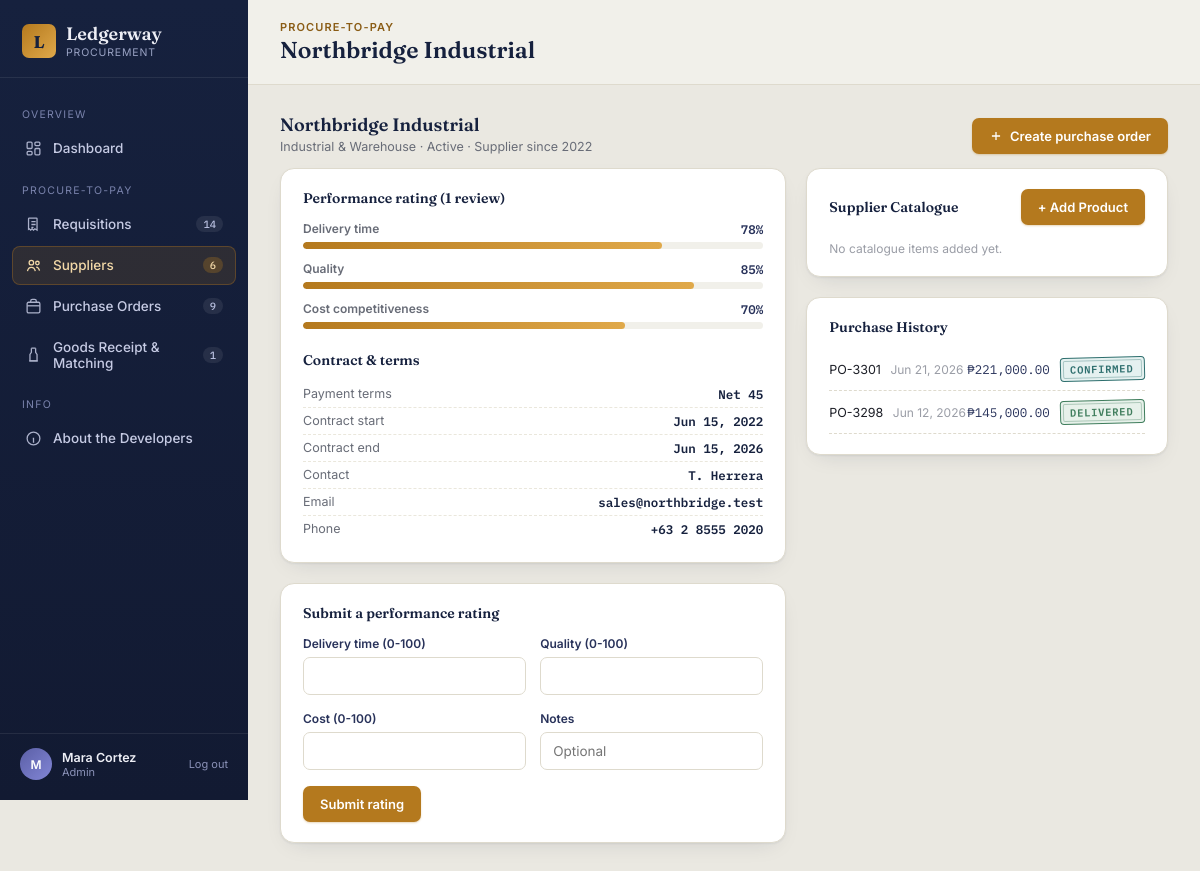
/supplier_view.php?id=2 (signed in), run on the app's committed database.
### tables this page shows
CREATE TABLE users (
  user_id INT AUTO_INCREMENT PRIMARY KEY,
  name VARCHAR(100) NOT NULL,
  email VARCHAR(150) NOT NULL UNIQUE,
  password_hash VARCHAR(255) NOT NULL,
  role ENUM('employee','manager','procurement_officer','admin') NOT NULL DEFAULT 'employee',
  department_id INT NULL,
  created_at TIMESTAMP DEFAULT CURRENT_TIMESTAMP,
  FOREIGN KEY (department_id) REFERENCES departments(department_id) ON DELETE SET NULL
);

CREATE TABLE suppliers (
  supplier_id INT AUTO_INCREMENT PRIMARY KEY,
  name VARCHAR(150) NOT NULL,
  category VARCHAR(100) NOT NULL,
  contact_name VARCHAR(100),
  email VARCHAR(150),
  phone VARCHAR(50),
  address VARCHAR(255),
  payment_terms VARCHAR(50) DEFAULT 'Net 30',
  contract_start DATE NULL,
  contract_end DATE NULL,
  status ENUM('active','inactive') NOT NULL DEFAULT 'active',
  created_at TIMESTAMP DEFAULT CURRENT_TIMESTAMP
);

CREATE TABLE purchase_orders (
  po_id INT AUTO_INCREMENT PRIMARY KEY,
  po_code VARCHAR(20) NOT NULL UNIQUE,           
  requisition_id INT NULL UNIQUE,
  supplier_id INT NOT NULL,
  quantity INT NOT NULL DEFAULT 1,
  unit_price DECIMAL(12,2) NOT NULL,
  total_amount DECIMAL(12,2) NOT NULL,
  issue_date DATE NOT NULL,
  expected_delivery_date DATE NULL,
  status ENUM('sent','confirmed','delivered','cancelled') NOT NULL DEFAULT 'sent',
  created_by INT NOT NULL,
  created_at TIMESTAMP DEFAULT CURRENT_TIMESTAMP,
  FOREIGN KEY (requisition_id) REFERENCES requisitions(requisition_id) ON DELETE SET NULL,
  FOREIGN KEY (supplier_id) REFERENCES suppliers(supplier_id),
  FOREIGN KEY (created_by) REFERENCES users(user_id)
);

### includes/auth.php (called while the page is built, shortened)
<?php
function current_user($pdo) {
    static $cached = null;
    if ($cached) return $cached;
    $stmt = $pdo->prepare("SELECT u.*, d.name AS department_name FROM users u
                            LEFT JOIN departments d ON d.department_id = u.department_id
                            WHERE u.user_id = ?");
    $stmt->execute([$_SESSION['user_id']]);
    $cached = $stmt->fetch();
    return $cached;
}
function has_role($roles) {
    $role = $_SESSION['role'] ?? null;
    if ($role === 'admin') return true;
    return in_array($role, (array)$roles, true);
}

### supplier_view.php (the view, shortened to what this page needs)
<?php
require __DIR__ . '/config/db.php';
require __DIR__ . '/includes/auth.php';
require __DIR__ . '/includes/functions.php';
$me = current_user($pdo);
$id = (int)($_GET['id'] ?? 0);
$stmt = $pdo->prepare("SELECT * FROM suppliers WHERE supplier_id = ?");
$stmt->execute([$id]);
$s = $stmt->fetch();
$ratingRow = $pdo->prepare("SELECT AVG(delivery_score) d, AVG(quality_score) q, AVG(cost_score) c, COUNT(*) n FROM supplier_ratings WHERE supplier_id = ?");
$ratingRow->execute([$id]);
$avg = $ratingRow->fetch();
$history = $pdo->prepare("SELECT po_code, total_amount, status, issue_date FROM purchase_orders WHERE supplier_id = ? ORDER BY issue_date DESC");
$history->execute([$id]);
$history = $history->fetchAll();
$catalogueStmt = $pdo->prepare("
    SELECT *
    FROM supplier_catalogue
    WHERE supplier_id = ?
    ORDER BY product_name
");
$catalogueStmt->execute([$id]);
$catalogue = $catalogueStmt->fetchAll();
$active = 'suppliers';
$pageEyebrow = 'Procure-to-Pay';
$pageTitle = $s['name'];
require __DIR__ . '/includes/header.php';
?>
<div class="section-head">
  <div>
    <div class="section-title"><?= e($s['name']) ?></div>
    <div class="section-desc"><?= e($s['category']) ?> · <?= e(ucfirst($s['status'])) ?><?= $s['contract_start'] ? ' · Supplier since ' . e(date('Y', strtotime($s['contract_start']))) : '' ?></div>
  </div>
  <a href="purchase_orders.php" class="btn btn-primary">
    <svg viewBox="0 0 24 24" fill="none" stroke="currentColor" stroke-width="2.2"><path d="M12 5v14M5 12h14"/></svg>
    Create purchase order
  </a>
</div>
<div class="grid-2">
  <div>
    <div class="panel" style="padding:20px 22px; margin-bottom:20px;">
      <div class="section-title" style="font-size:14px; margin-bottom:14px;">Performance rating <?= $avg['n'] ? '(' . (int)$avg['n'] . ' review' . ($avg['n']>1?'s':'') . ')' : '(no reviews yet)' ?></div>
      <?php foreach ([['Delivery time', $avg['d']], ['Quality', $avg['q']], ['Cost competitiveness', $avg['c']]] as [$label, $val]): $val = (float)($val ?? 0); ?>
      <div class="rating-bar-wrap">
        <div class="rating-bar-label"><span><?= e($label) ?></span><span class="mono"><?= round($val) ?>%</span></div>
        <div class="rating-bar-track"><div class="rating-bar-fill" style="width:<?= max(2,$val) ?>%"></div></div>
      </div>
      <?php endforeach; ?>
      <div class="section-title" style="font-size:14px; margin:22px 0 12px;">Contract &amp; terms</div>
      <div class="match-row"><span class="k">Payment terms</span><span class="v"><?= e($s['payment_terms']) ?></span></div>
      <div class="match-row"><span class="k">Contract start</span><span class="v"><?= $s['contract_start'] ? e(date('M j, Y', strtotime($s['contract_start']))) : '—' ?></span></div>
      <div class="match-row"><span class="k">Contract end</span><span class="v"><?= $s['contract_end'] ? e(date('M j, Y', strtotime($s['contract_end']))) : '—' ?></span></div>
      <div class="match-row"><span class="k">Contact</span><span class="v"><?= e($s['contact_name'] ?: '—') ?></span></div>
      <div class="match-row"><span class="k">Email</span><span class="v"><?= e($s['email'] ?: '—') ?></span></div>
      <div class="match-row"><span class="k">Phone</span><span class="v"><?= e($s['phone'] ?: '—') ?></span></div>
    </div>
    <?php if (has_role(['procurement_officer','admin'])): ?>
    <div class="panel" style="padding:20px 22px;">
      <div class="section-title" style="font-size:14px; margin-bottom:14px;">Submit a performance rating</div>
      <form action="actions/rate_supplier.php" method="post">
        <div class="field-row">
          <div class="field"><label>Delivery time (0-100)</label><input type="number" name="delivery_score" min="0" max="100" required></div>
          <div class="field"><label>Quality (0-100)</label><input type="number" name="quality_score" min="0" max="100" required></div>
        </div>
        <div class="field-row">
          <div class="field"><label>Cost (0-100)</label><input type="number" name="cost_score" min="0" max="100" required></div>
          <div class="field"><label>Notes</label><input type="text" name="notes" placeholder="Optional"></div>
        </div>
        <button type="submit" class="btn btn-primary">Submit rating</button>
      </form>
    </div>
    <?php endif; ?>
  </div>
  <div>
    <div class="panel" style="padding:20px 22px; margin-bottom:20px;">
        <div style="display:flex; justify-content:space-between; align-items:center; margin-bottom:16px;">
    <div class="section-title" style="font-size:14px;">
        Supplier Catalogue
    </div>
    <?php if (has_role(['procurement_officer','admin'])): ?>
        <button
            type="button"
            class="btn btn-primary"
            onclick="openModal('modal-add-product')">
            + Add Product
        </button>
    <?php endif; ?>
</div>
        <?php if ($catalogue): ?>
            <table style="width:100%; border-collapse:collapse; font-size:13px;">
                <thead>
                    <tr>
                        <th>Product</th>
                        <th>Description</th>
                        <th>Unit</th>
                        <th style="text-align:right;">Price</th>
                        <th style="text-align:center;">Actions</th>
                    </tr>
                    </thead>
                <tbody>
                <?php foreach ($catalogue as $item): ?>
                    <tr style="border-bottom:1px dashed var(--line);">
                    <td style="padding:10px 0;">
                        <strong><?= e($item['product_name']) ?></strong>
                    </td>
                    <td>
                        <?= e($item['description'] ?: '—') ?>
                    </td>
                    <td>
                        <?= e($item['unit']) ?>
                    </td>
                    <td style="text-align:right;" class="mono">
                        <?= peso($item['unit_price']) ?>
                    </td>
                    <td style="text-align:center; white-space:nowrap; display:flex; justify-content:center; gap:6px;">
                      <button
                          type="button"
                          class="btn btn-ghost"
                          title="Edit Product"
                          onclick='editCatalogueItem(
                              <?= $item["catalogue_id"] ?>,
                              <?= json_encode($item["product_name"]) ?>,
                              <?= json_encode($item["description"]) ?>,
                              <?= json_encode($item["unit"]) ?>,
                              <?= json_encode($item["unit_price"]) ?>
                          )'>
                          <svg width="18" height="18" viewBox="0 0 24 24" fill="none"
                              stroke="currentColor" stroke-width="2"
                              stroke-linecap="round" stroke-linejoin="round">
                              <path d="M12 20h9"/>
                              <path d="M16.5 3.5a2.12 2.12 0 013 3L7 19l-4 1 1-4 12.5-12.5z"/>
                          </svg>
                      </button>
                      <a
                          href="actions/delete_catalogue_item.php?id=<?= $item['catalogue_id'] ?>"
                          class="btn btn-ghost"
                          title="Delete Product"
                          onclick="return confirm('Delete this product?');">
                          <svg width="18" height="18" viewBox="0 0 24 24" fill="none"
                              stroke="currentColor" stroke-width="2"
                              stroke-linecap="round" stroke-linejoin="round">
                              <polyline points="3 6 5 6 21 6"/>
                              <path d="M19 6l-1 14H6L5 6"/>
                              <path d="M10 11v6"/>
                              <path d="M14 11v6"/>
                              <path d="M9 6V4h6v2"/>
                          </svg>
                      </a>
                  </td>
                </tr>
                <?php endforeach; ?>
                </tbody>
            </table>
        <?php else: ?>
            <div class="cell-sub">
                No catalogue items added yet.
            </div>
        <?php endif; ?>
    </div>
    <div class="panel" style="padding:20px 22px;">
        <div class="section-title" style="font-size:14px; margin-bottom:12px;">
            Purchase History
        </div>
        <?php if ($history): ?>
            <?php foreach ($history as $h): ?>
            <div style="display:flex; justify-content:space-between; align-items:center; font-size:12.5px; padding:9px 0; border-bottom:1px dashed var(--line);">
                <span>
                    <?= e($h['po_code']) ?>
                    <span class="cell-sub" style="margin-left:6px;">
                        <?= e(date('M j, Y', strtotime($h['issue_date']))) ?>
                    </span>
                </span>
                <span style="display:flex; align-items:center; gap:10px;">
                    <span class="mono">
                        <?= peso($h['total_amount']) ?>
                    </span>
                    <?= stamp($h['status']) ?>
                </span>
            </div>
            <?php endforeach; ?>
        <?php else: ?>
            <div class="cell-sub">
                No purchase orders with this supplier yet.
            </div>
        <?php endif; ?>
    </div>
</div>
</div>
<?php require __DIR__ . '/includes/footer.php'; ?>

### includes/header.php (shortened to what this page needs)
<?php
$me = current_user($pdo);
$active      = $active ?? 'dashboard';
$pageEyebrow = $pageEyebrow ?? 'Overview';
$pageTitle   = $pageTitle ?? 'Ledgerway';
function nav_count($pdo, $sql) {
    try { return (int)$pdo->query($sql)->fetchColumn(); } catch (\Throwable $e) { return 0; }
}
$countReq   = nav_count($pdo, "SELECT COUNT(*) FROM requisitions");
$countSup   = nav_count($pdo, "SELECT COUNT(*) FROM suppliers");
$countPO    = nav_count($pdo, "SELECT COUNT(*) FROM purchase_orders");
$countMatch = nav_count($pdo, "SELECT COUNT(*) FROM invoice_matching WHERE match_status != 'matched' OR payment_approved = 0");
?>
<!DOCTYPE html>
<html lang="en">
<head>
<link rel="stylesheet" href="assets/css/style.css">
</head>
<body>
<div class="app">
  <aside class="sidebar">
    <div class="brand">
      <div class="brand-mark">L</div>
      <div>
        <div class="brand-name">Ledgerway</div>
        <div class="brand-sub">Procurement</div>
      </div>
    </div>
    <nav class="nav">
      <div class="nav-label">Overview</div>
      <a class="nav-item <?= $active==='dashboard'?'active':'' ?>" href="index.php">
        <svg viewBox="0 0 24 24" fill="none" stroke="currentColor" stroke-width="1.8"><rect x="3" y="3" width="7" height="9" rx="1.5"/><rect x="14" y="3" width="7" height="5" rx="1.5"/><rect x="14" y="12" width="7" height="9" rx="1.5"/><rect x="3" y="16" width="7" height="5" rx="1.5"/></svg>
        Dashboard
      </a>
      <div class="nav-label">Procure-to-Pay</div>
      <a class="nav-item <?= $active==='requisitions'?'active':'' ?>" href="requisitions.php">
        <svg viewBox="0 0 24 24" fill="none" stroke="currentColor" stroke-width="1.8"><path d="M8 3h8a1 1 0 0 1 1 1v16l-3-2-2 2-2-2-2 2-2-2-1 .7V4a1 1 0 0 1 1-1z"/><path d="M9 8h6M9 12h6M9 16h3"/></svg>
        Requisitions <span class="nav-count"><?= $countReq ?></span>
      </a>
      <a class="nav-item <?= $active==='suppliers'?'active':'' ?>" href="suppliers.php">
        <svg viewBox="0 0 24 24" fill="none" stroke="currentColor" stroke-width="1.8"><circle cx="9" cy="8" r="3.2"/><path d="M3.5 20c.7-3.4 3-5.3 5.5-5.3S13.8 16.6 14.5 20"/><circle cx="17.5" cy="8.5" r="2.5"/><path d="M15.8 14.3c2.4.2 4.1 2 4.7 5"/></svg>
        Suppliers <span class="nav-count"><?= $countSup ?></span>
      </a>
      <a class="nav-item <?= $active==='orders'?'active':'' ?>" href="purchase_orders.php">
        <svg viewBox="0 0 24 24" fill="none" stroke="currentColor" stroke-width="1.8"><rect x="3" y="6" width="18" height="15" rx="2"/><path d="M8 6V4.5A2.5 2.5 0 0 1 10.5 2h3A2.5 2.5 0 0 1 16 4.5V6"/><path d="M3 11h18"/></svg>
        Purchase Orders <span class="nav-count"><?= $countPO ?></span>
      </a>
      <a class="nav-item <?= $active==='matching'?'active':'' ?>" href="goods_receipt.php">
        <svg viewBox="0 0 24 24" fill="none" stroke="currentColor" stroke-width="1.8"><path d="M9 3v6l-2 3v9h10v-9l-2-3V3"/><path d="M9 3h6M6 21h12"/></svg>
        Goods Receipt &amp; Matching <span class="nav-count"><?= $countMatch ?></span>
      </a>
      <div class="nav-label">Info</div>
      <a class="nav-item <?= $active==='about'?'active':'' ?>" href="about.php">
        <svg viewBox="0 0 24 24" fill="none" stroke="currentColor" stroke-width="1.8"><circle cx="12" cy="12" r="9"/><path d="M12 8h.01M11 12h1v5h1"/></svg>
        About the Developers
      </a>
    </nav>
    <div class="sidebar-foot">
      <div class="avatar"><?= e(strtoupper(substr($me['name'] ?? '?', 0, 1))) ?></div>
      <div>
        <div class="who-name"><?= e($me['name'] ?? 'Guest') ?></div>
        <div class="who-role"><?= e(ucwords(str_replace('_',' ', $me['role'] ?? ''))) ?></div>
      </div>
      <a class="logout-link" href="actions/logout.php">Log out</a>
    </div>
  </aside>
  <div class="main">
    <div class="topbar">
      <div>
        <div class="topbar-eyebrow"><?= e($pageEyebrow) ?></div>
        <div class="topbar-title"><?= e($pageTitle) ?></div>
      </div>
    </div>
    <section class="view">

### includes/functions.php (shortened to what this page needs)
<?php
function peso(float $amount): string {
    return '₱' . number_format($amount, 2);
}
function e(?string $value): string {
    return htmlspecialchars($value ?? '', ENT_QUOTES, 'UTF-8');
}
function stamp(string $status): string {
    $map = [
        'pending'   => 'Pending',
        'approved'  => 'Approved',
        'rejected'  => 'Rejected',
        'sent'      => 'Sent',
        'confirmed' => 'Confirmed',
        'delivered' => 'Delivered',
        'cancelled' => 'Cancelled',
        'matched'   => 'Matched',
        'mismatch'  => 'Mismatch',
    ];
    $label = $map[$status] ?? ucfirst($status);
    return '<span class="stamp ' . e($status) . '">' . e($label) . '</span>';
}

### data on the page
users: name "M", name "Mara Cortez", role "Admin"
suppliers: name "Northbridge Industrial", category "Industrial & Warehouse", status "Active", contract_start "2022", payment_terms "Net 45", contract_start "Jun 15, 2022", contract_end "Jun 15, 2026", contact_name "T. Herrera", email "sales@northbridge.test", phone "+63 2 8555 2020"
purchase_orders: po_code "PO-3301", issue_date "Jun 21, 2026", total_amount "₱221,000.00", status "CONFIRMED"
purchase_orders: po_code "PO-3298", issue_date "Jun 12, 2026", total_amount "₱145,000.00", status "DELIVERED"

### other printed values
$countReq "14"
$countSup "6"
$countPO "9"
$countMatch "1"
$pageEyebrow "PROCURE-TO-PAY"
$pageTitle "Northbridge Industrial"
$avg['n'] "1"
$label "Delivery time"
$val "78"
$label "Quality"
$val "85"
$label "Cost competitiveness"
$val "70"
